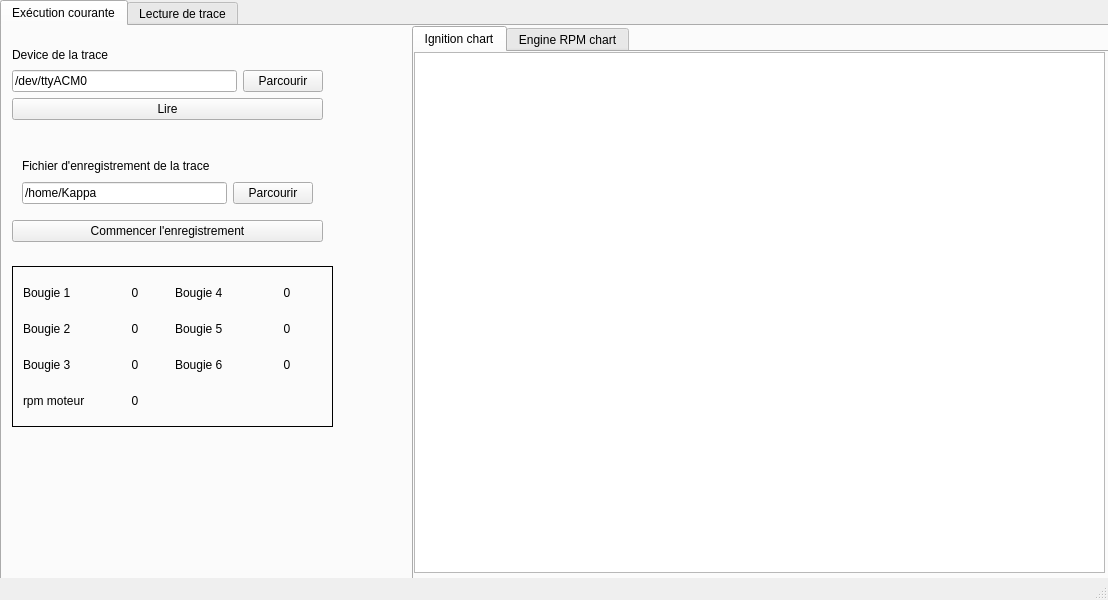
<?xml version="1.0" encoding="UTF-8"?>
<ui version="4.0">
 <class>MainWindow</class>
 <widget class="QMainWindow" name="MainWindow">
  <property name="geometry">
   <rect>
    <x>0</x>
    <y>0</y>
    <width>1108</width>
    <height>600</height>
   </rect>
  </property>
  <property name="windowTitle">
   <string>MainWindow</string>
  </property>
  <widget class="QWidget" name="centralWidget">
   <widget class="QTabWidget" name="tabWidget">
    <property name="geometry">
     <rect>
      <x>0</x>
      <y>0</y>
      <width>1121</width>
      <height>601</height>
     </rect>
    </property>
    <property name="currentIndex">
     <number>0</number>
    </property>
    <widget class="QWidget" name="tab_3">
     <attribute name="title">
      <string>Exécution courante</string>
     </attribute>
     <widget class="QWidget" name="verticalLayoutWidget_3">
      <property name="geometry">
       <rect>
        <x>0</x>
        <y>10</y>
        <width>331</width>
        <height>94</height>
       </rect>
      </property>
      <layout class="QVBoxLayout" name="verticalLayout_5">
       <property name="leftMargin">
        <number>10</number>
       </property>
       <property name="topMargin">
        <number>10</number>
       </property>
       <property name="rightMargin">
        <number>10</number>
       </property>
       <property name="bottomMargin">
        <number>10</number>
       </property>
       <item>
        <widget class="QLabel" name="label_53">
         <property name="text">
          <string>Device de la trace</string>
         </property>
        </widget>
       </item>
       <item>
        <layout class="QHBoxLayout" name="horizontalLayout_29">
         <item>
          <widget class="QLineEdit" name="browseEdit_exec">
           <property name="text">
            <string>/dev/ttyACM0</string>
           </property>
          </widget>
         </item>
         <item>
          <widget class="QPushButton" name="browse_button_exec">
           <property name="text">
            <string>Parcourir</string>
           </property>
          </widget>
         </item>
        </layout>
       </item>
       <item>
        <layout class="QHBoxLayout" name="horizontalLayout_4">
         <item>
          <widget class="QPushButton" name="readDevice_button">
           <property name="text">
            <string>Lire</string>
           </property>
          </widget>
         </item>
        </layout>
       </item>
      </layout>
     </widget>
     <widget class="QFrame" name="signal_display_frame_2">
      <property name="geometry">
       <rect>
        <x>10</x>
        <y>240</y>
        <width>321</width>
        <height>161</height>
       </rect>
      </property>
      <property name="frameShape">
       <enum>QFrame::Box</enum>
      </property>
      <layout class="QGridLayout" name="gridLayout_3">
       <property name="leftMargin">
        <number>10</number>
       </property>
       <property name="topMargin">
        <number>10</number>
       </property>
       <property name="rightMargin">
        <number>10</number>
       </property>
       <property name="bottomMargin">
        <number>10</number>
       </property>
       <property name="spacing">
        <number>5</number>
       </property>
       <item row="0" column="1">
        <layout class="QHBoxLayout" name="ignition4_layout_2">
         <item>
          <widget class="QLabel" name="ignition4_title_label_exec">
           <property name="text">
            <string>Bougie 4</string>
           </property>
          </widget>
         </item>
         <item>
          <widget class="QLabel" name="ignition4_value_label_exec">
           <property name="text">
            <string>0</string>
           </property>
           <property name="alignment">
            <set>Qt::AlignCenter</set>
           </property>
          </widget>
         </item>
        </layout>
       </item>
       <item row="2" column="0">
        <layout class="QHBoxLayout" name="ignition3_layout_2">
         <item>
          <widget class="QLabel" name="ignition3_title_label_exec">
           <property name="text">
            <string>Bougie 3</string>
           </property>
          </widget>
         </item>
         <item>
          <widget class="QLabel" name="ignition3_value_label_exec">
           <property name="text">
            <string>0</string>
           </property>
           <property name="alignment">
            <set>Qt::AlignCenter</set>
           </property>
          </widget>
         </item>
        </layout>
       </item>
       <item row="2" column="1">
        <layout class="QHBoxLayout" name="ignition6_layout_2">
         <item>
          <widget class="QLabel" name="ignition6_title_label_exec">
           <property name="text">
            <string>Bougie 6</string>
           </property>
          </widget>
         </item>
         <item>
          <widget class="QLabel" name="ignition6_value_label_exec">
           <property name="text">
            <string>0</string>
           </property>
           <property name="alignment">
            <set>Qt::AlignCenter</set>
           </property>
          </widget>
         </item>
        </layout>
       </item>
       <item row="1" column="0">
        <layout class="QHBoxLayout" name="ignition2_layout_2">
         <item>
          <widget class="QLabel" name="ignition2_title_label_exec">
           <property name="text">
            <string>Bougie 2</string>
           </property>
          </widget>
         </item>
         <item>
          <widget class="QLabel" name="ignition2_value_label_exec">
           <property name="text">
            <string>0</string>
           </property>
           <property name="alignment">
            <set>Qt::AlignCenter</set>
           </property>
          </widget>
         </item>
        </layout>
       </item>
       <item row="1" column="1">
        <layout class="QHBoxLayout" name="ignition5_layout_2">
         <item>
          <widget class="QLabel" name="ignition5_title_label_exec">
           <property name="text">
            <string>Bougie 5</string>
           </property>
          </widget>
         </item>
         <item>
          <widget class="QLabel" name="ignition5_value_label_exec">
           <property name="text">
            <string>0</string>
           </property>
           <property name="alignment">
            <set>Qt::AlignCenter</set>
           </property>
          </widget>
         </item>
        </layout>
       </item>
       <item row="0" column="0">
        <layout class="QHBoxLayout" name="ignition1_layout_2">
         <item>
          <widget class="QLabel" name="ignition1_title_label_exec">
           <property name="text">
            <string>Bougie 1</string>
           </property>
          </widget>
         </item>
         <item>
          <widget class="QLabel" name="ignition1_value_label_exec">
           <property name="text">
            <string>0</string>
           </property>
           <property name="alignment">
            <set>Qt::AlignCenter</set>
           </property>
          </widget>
         </item>
        </layout>
       </item>
       <item row="3" column="0">
        <layout class="QHBoxLayout" name="horizontalLayout_3">
         <item>
          <widget class="QLabel" name="engine_rpm_exec">
           <property name="text">
            <string>rpm moteur</string>
           </property>
          </widget>
         </item>
         <item>
          <widget class="QLabel" name="engine_rpm_value_exec">
           <property name="text">
            <string>0</string>
           </property>
           <property name="alignment">
            <set>Qt::AlignCenter</set>
           </property>
          </widget>
         </item>
        </layout>
       </item>
      </layout>
     </widget>
     <widget class="QWidget" name="verticalLayoutWidget_4">
      <property name="geometry">
       <rect>
        <x>0</x>
        <y>110</y>
        <width>331</width>
        <height>116</height>
       </rect>
      </property>
      <layout class="QVBoxLayout" name="execution_layout_2">
       <property name="leftMargin">
        <number>10</number>
       </property>
       <property name="topMargin">
        <number>10</number>
       </property>
       <property name="rightMargin">
        <number>10</number>
       </property>
       <property name="bottomMargin">
        <number>10</number>
       </property>
       <item>
        <layout class="QVBoxLayout" name="verticalLayout_2">
         <item>
          <layout class="QVBoxLayout" name="verticalLayout_6">
           <property name="leftMargin">
            <number>10</number>
           </property>
           <property name="topMargin">
            <number>10</number>
           </property>
           <property name="rightMargin">
            <number>10</number>
           </property>
           <property name="bottomMargin">
            <number>10</number>
           </property>
           <item>
            <widget class="QLabel" name="label_54">
             <property name="text">
              <string>Fichier d'enregistrement de la trace</string>
             </property>
            </widget>
           </item>
           <item>
            <layout class="QHBoxLayout" name="horizontalLayout_30">
             <item>
              <widget class="QLineEdit" name="browseEdit_save_exec">
               <property name="text">
                <string>/home/Kappa</string>
               </property>
              </widget>
             </item>
             <item>
              <widget class="QPushButton" name="browse_button_save_exec">
               <property name="text">
                <string>Parcourir</string>
               </property>
              </widget>
             </item>
            </layout>
           </item>
          </layout>
         </item>
         <item>
          <layout class="QHBoxLayout" name="horizontalLayout_5">
           <item>
            <widget class="QPushButton" name="save_button_exec">
             <property name="text">
              <string>Commencer l'enregistrement</string>
             </property>
            </widget>
           </item>
          </layout>
         </item>
        </layout>
       </item>
      </layout>
     </widget>
     <widget class="QTabWidget" name="chart_tabWidget_exec">
      <property name="geometry">
       <rect>
        <x>410</x>
        <y>0</y>
        <width>721</width>
        <height>571</height>
       </rect>
      </property>
      <property name="currentIndex">
       <number>0</number>
      </property>
      <widget class="QWidget" name="tab_6">
       <attribute name="title">
        <string>Ignition chart</string>
       </attribute>
       <widget class="QtCharts::QChartView" name="ignition_chart_exec">
        <property name="geometry">
         <rect>
          <x>0</x>
          <y>0</y>
          <width>691</width>
          <height>521</height>
         </rect>
        </property>
       </widget>
      </widget>
      <widget class="QWidget" name="tab_7">
       <attribute name="title">
        <string>Engine RPM chart</string>
       </attribute>
       <widget class="QtCharts::QChartView" name="engine_chart_exec">
        <property name="geometry">
         <rect>
          <x>0</x>
          <y>0</y>
          <width>691</width>
          <height>521</height>
         </rect>
        </property>
       </widget>
      </widget>
     </widget>
    </widget>
    <widget class="QWidget" name="tab">
     <attribute name="title">
      <string>Lecture de trace</string>
     </attribute>
     <widget class="QWidget" name="verticalLayoutWidget">
      <property name="geometry">
       <rect>
        <x>0</x>
        <y>10</y>
        <width>291</width>
        <height>80</height>
       </rect>
      </property>
      <layout class="QVBoxLayout" name="trace_layout">
       <property name="leftMargin">
        <number>10</number>
       </property>
       <property name="topMargin">
        <number>10</number>
       </property>
       <property name="rightMargin">
        <number>10</number>
       </property>
       <property name="bottomMargin">
        <number>10</number>
       </property>
       <item>
        <widget class="QLabel" name="select_trace_label">
         <property name="text">
          <string>Sélectionner une trace </string>
         </property>
        </widget>
       </item>
       <item>
        <layout class="QHBoxLayout" name="trace_browse_layout">
         <item>
          <widget class="QLineEdit" name="browseEdit"/>
         </item>
         <item>
          <widget class="QPushButton" name="browse_button">
           <property name="text">
            <string>Parcourir</string>
           </property>
          </widget>
         </item>
        </layout>
       </item>
      </layout>
     </widget>
     <widget class="QWidget" name="verticalLayoutWidget_2">
      <property name="geometry">
       <rect>
        <x>0</x>
        <y>100</y>
        <width>291</width>
        <height>122</height>
       </rect>
      </property>
      <layout class="QVBoxLayout" name="execution_layout">
       <property name="leftMargin">
        <number>10</number>
       </property>
       <property name="topMargin">
        <number>10</number>
       </property>
       <property name="rightMargin">
        <number>10</number>
       </property>
       <property name="bottomMargin">
        <number>10</number>
       </property>
       <item>
        <layout class="QHBoxLayout" name="horizontalLayout">
         <item>
          <widget class="QPushButton" name="execution_button">
           <property name="text">
            <string>Exécuter la trace</string>
           </property>
          </widget>
         </item>
         <item>
          <widget class="QPushButton" name="pause_button">
           <property name="text">
            <string>Pause</string>
           </property>
          </widget>
         </item>
        </layout>
       </item>
       <item>
        <layout class="QGridLayout" name="execution_rotation_layout">
         <item row="0" column="0">
          <widget class="QLabel" name="rotation_freq_label">
           <property name="text">
            <string>Nombre de tours moteur affichés par seconde</string>
           </property>
           <property name="wordWrap">
            <bool>true</bool>
           </property>
          </widget>
         </item>
         <item row="0" column="1">
          <widget class="QDoubleSpinBox" name="rotation_freq_counter">
           <property name="minimum">
            <double>0.000000000000000</double>
           </property>
           <property name="maximum">
            <double>20000.000000000000000</double>
           </property>
          </widget>
         </item>
        </layout>
       </item>
      </layout>
     </widget>
     <widget class="QFrame" name="signal_display_frame">
      <property name="geometry">
       <rect>
        <x>10</x>
        <y>240</y>
        <width>331</width>
        <height>141</height>
       </rect>
      </property>
      <property name="frameShape">
       <enum>QFrame::Box</enum>
      </property>
      <layout class="QGridLayout" name="gridLayout_2">
       <property name="leftMargin">
        <number>10</number>
       </property>
       <property name="topMargin">
        <number>10</number>
       </property>
       <property name="rightMargin">
        <number>10</number>
       </property>
       <property name="bottomMargin">
        <number>10</number>
       </property>
       <property name="spacing">
        <number>5</number>
       </property>
       <item row="0" column="1">
        <layout class="QHBoxLayout" name="ignition4_layout">
         <item>
          <widget class="QLabel" name="ignition4_title_label">
           <property name="text">
            <string>Bougie 4</string>
           </property>
          </widget>
         </item>
         <item>
          <widget class="QLabel" name="ignition4_value_label">
           <property name="text">
            <string>0</string>
           </property>
           <property name="alignment">
            <set>Qt::AlignCenter</set>
           </property>
          </widget>
         </item>
        </layout>
       </item>
       <item row="2" column="0">
        <layout class="QHBoxLayout" name="ignition3_layout">
         <item>
          <widget class="QLabel" name="ignition3_title_label">
           <property name="text">
            <string>Bougie 3</string>
           </property>
          </widget>
         </item>
         <item>
          <widget class="QLabel" name="ignition3_value_label">
           <property name="text">
            <string>0</string>
           </property>
           <property name="alignment">
            <set>Qt::AlignCenter</set>
           </property>
          </widget>
         </item>
        </layout>
       </item>
       <item row="2" column="1">
        <layout class="QHBoxLayout" name="ignition6_layout">
         <item>
          <widget class="QLabel" name="ignition6_title_label">
           <property name="text">
            <string>Bougie 6</string>
           </property>
          </widget>
         </item>
         <item>
          <widget class="QLabel" name="ignition6_value_label">
           <property name="text">
            <string>0</string>
           </property>
           <property name="alignment">
            <set>Qt::AlignCenter</set>
           </property>
          </widget>
         </item>
        </layout>
       </item>
       <item row="1" column="0">
        <layout class="QHBoxLayout" name="ignition2_layout">
         <item>
          <widget class="QLabel" name="ignition2_title_label">
           <property name="text">
            <string>Bougie 2</string>
           </property>
          </widget>
         </item>
         <item>
          <widget class="QLabel" name="ignition2_value_label">
           <property name="text">
            <string>0</string>
           </property>
           <property name="alignment">
            <set>Qt::AlignCenter</set>
           </property>
          </widget>
         </item>
        </layout>
       </item>
       <item row="1" column="1">
        <layout class="QHBoxLayout" name="ignition5_layout">
         <item>
          <widget class="QLabel" name="ignition5_title_label">
           <property name="text">
            <string>Bougie 5</string>
           </property>
          </widget>
         </item>
         <item>
          <widget class="QLabel" name="ignition5_value_label">
           <property name="text">
            <string>0</string>
           </property>
           <property name="alignment">
            <set>Qt::AlignCenter</set>
           </property>
          </widget>
         </item>
        </layout>
       </item>
       <item row="0" column="0">
        <layout class="QHBoxLayout" name="ignition1_layout">
         <item>
          <widget class="QLabel" name="ignition1_title_label">
           <property name="text">
            <string>Bougie 1</string>
           </property>
          </widget>
         </item>
         <item>
          <widget class="QLabel" name="ignition1_value_label">
           <property name="text">
            <string>0</string>
           </property>
           <property name="alignment">
            <set>Qt::AlignCenter</set>
           </property>
          </widget>
         </item>
        </layout>
       </item>
       <item row="3" column="0">
        <layout class="QHBoxLayout" name="horizontalLayout_2">
         <item>
          <widget class="QLabel" name="label">
           <property name="text">
            <string>rpm moteur</string>
           </property>
          </widget>
         </item>
         <item>
          <widget class="QLabel" name="label_2">
           <property name="text">
            <string>0</string>
           </property>
           <property name="alignment">
            <set>Qt::AlignCenter</set>
           </property>
          </widget>
         </item>
        </layout>
       </item>
      </layout>
     </widget>
     <widget class="QTabWidget" name="chart_tabWidget_trace">
      <property name="geometry">
       <rect>
        <x>410</x>
        <y>0</y>
        <width>721</width>
        <height>571</height>
       </rect>
      </property>
      <property name="currentIndex">
       <number>0</number>
      </property>
      <widget class="QWidget" name="tab_4">
       <attribute name="title">
        <string>Ignition chart</string>
       </attribute>
       <widget class="QtCharts::QChartView" name="ignition_chart_trace">
        <property name="geometry">
         <rect>
          <x>0</x>
          <y>0</y>
          <width>681</width>
          <height>521</height>
         </rect>
        </property>
       </widget>
      </widget>
      <widget class="QWidget" name="tab_5">
       <attribute name="title">
        <string>Engine RPM chart</string>
       </attribute>
       <widget class="QtCharts::QChartView" name="engine_chart_trace">
        <property name="geometry">
         <rect>
          <x>0</x>
          <y>0</y>
          <width>691</width>
          <height>521</height>
         </rect>
        </property>
       </widget>
      </widget>
     </widget>
     <widget class="QGraphicsView" name="engineCycle_display">
      <property name="geometry">
       <rect>
        <x>10</x>
        <y>400</y>
        <width>331</width>
        <height>141</height>
       </rect>
      </property>
     </widget>
    </widget>
   </widget>
  </widget>
  <widget class="QStatusBar" name="statusBar"/>
 </widget>
 <layoutdefault spacing="6" margin="11"/>
 <customwidgets>
  <customwidget>
   <class>QtCharts::QChartView</class>
   <extends>QGraphicsView</extends>
   <header location="global">QtCharts/QChartView&gt;
#include &lt;QtCharts/chartsnamespace.h</header>
  </customwidget>
 </customwidgets>
 <resources/>
 <connections/>
</ui>
